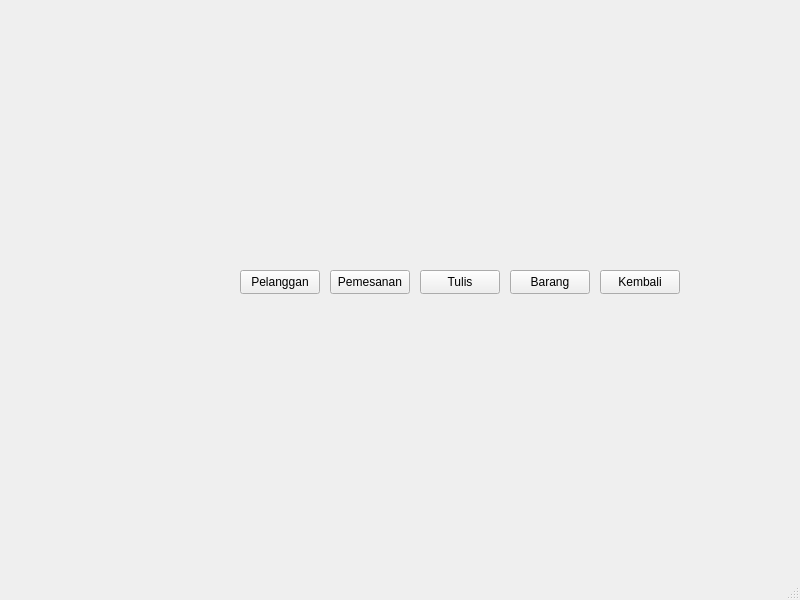
<?xml version="1.0" encoding="UTF-8"?>
<ui version="4.0">
 <class>HalamanUtama</class>
 <widget class="QMainWindow" name="HalamanUtama">
  <property name="geometry">
   <rect>
    <x>0</x>
    <y>0</y>
    <width>800</width>
    <height>600</height>
   </rect>
  </property>
  <property name="windowTitle">
   <string>HalamanUtama</string>
  </property>
  <widget class="QWidget" name="centralwidget">
   <widget class="QPushButton" name="pushButton">
    <property name="geometry">
     <rect>
      <x>240</x>
      <y>270</y>
      <width>80</width>
      <height>24</height>
     </rect>
    </property>
    <property name="text">
     <string>Pelanggan</string>
    </property>
   </widget>
   <widget class="QPushButton" name="pushButton_2">
    <property name="geometry">
     <rect>
      <x>330</x>
      <y>270</y>
      <width>80</width>
      <height>24</height>
     </rect>
    </property>
    <property name="text">
     <string>Pemesanan</string>
    </property>
   </widget>
   <widget class="QPushButton" name="pushButton_3">
    <property name="geometry">
     <rect>
      <x>420</x>
      <y>270</y>
      <width>80</width>
      <height>24</height>
     </rect>
    </property>
    <property name="text">
     <string>Tulis</string>
    </property>
   </widget>
   <widget class="QPushButton" name="pushButton_4">
    <property name="geometry">
     <rect>
      <x>510</x>
      <y>270</y>
      <width>80</width>
      <height>24</height>
     </rect>
    </property>
    <property name="text">
     <string>Barang</string>
    </property>
   </widget>
   <widget class="QPushButton" name="pushButton_5">
    <property name="geometry">
     <rect>
      <x>600</x>
      <y>270</y>
      <width>80</width>
      <height>24</height>
     </rect>
    </property>
    <property name="text">
     <string>Kembali</string>
    </property>
   </widget>
  </widget>
  <widget class="QMenuBar" name="menubar">
   <property name="geometry">
    <rect>
     <x>0</x>
     <y>0</y>
     <width>800</width>
     <height>21</height>
    </rect>
   </property>
  </widget>
  <widget class="QStatusBar" name="statusbar"/>
 </widget>
 <resources/>
 <connections/>
</ui>
